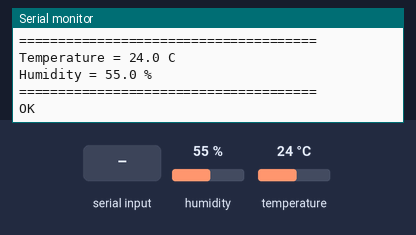
This sketch was run on a simulated Arduino Uno, built with avr-gcc and run on an emulated ATmega328P. Parts: the last lines printed to the serial monitor. Inputs (shaded band) come from the test bench; at power-on: humidity 55 %, temperature 24 °C. The modem accepts every AT command (registered, SIM ready, sends succeed) and sends nothing else.

Above: at 3.5 s.
3.6 s: "ERROR" received over the second serial link
At 4.8 s:
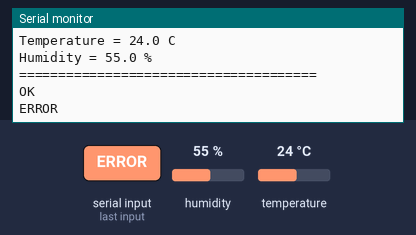
5.1 s: "FAIL" received over the second serial link
At 6.2 s:
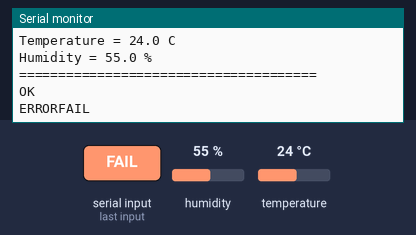
8.1 s: "STATUS:2" received over the second serial link
At 8.15 s:
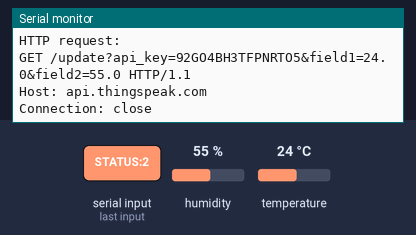
9.6 s: "STATUS:3" received over the second serial link
At 10.8 s:
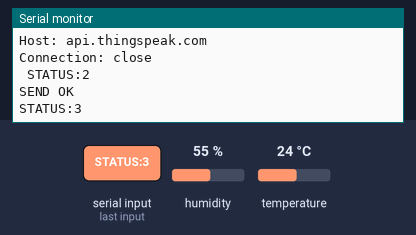
11.1 s: "200 OK" received over the second serial link
At 12.0 s:
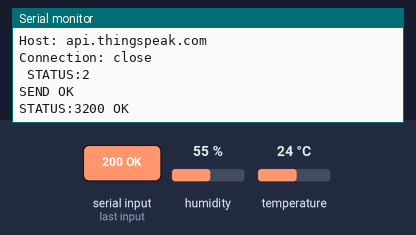

The sketch:

iotexp8.ino
```cpp
// Experiment No  8: To interface a DHT11/DHT22 temperature and humidity sensor with an Arduino UNO and ESP8266 Wi-Fi module and upload the sensor data to the ThingSpeak cloud platform for real-time monitoring
// DHT22 Temperature and Humidity:

// ThingSpeak | maazshaikh@eng.rizvi.edu.in
// Channel Name: DHT22 Temperature and Humidity
// Channel ID: 3545156
// Author: mwa0000042963098
// Access: Private
// Write API Key: 92GO4BH3TFPNRTO5
// Read API Key: 13ARI7ZVW3C599PW

#include <SoftwareSerial.h>
#include <DHT.h>

// =====================================================
// DHT11 SETTINGS
// =====================================================

#define DHT_PIN 2
#define DHT_TYPE DHT11

DHT dht(DHT_PIN, DHT_TYPE);

// =====================================================
// ESP8266 SERIAL
// =====================================================
//
// Arduino UNO:
// D10 = RX -> receives ESP8266 TX
// D11 = TX -> sends to ESP8266 RX
//
// IMPORTANT:
// D11 -> VOLTAGE DIVIDER -> ESP8266 RX
// =====================================================

#define ESP_RX 10
#define ESP_TX 11

SoftwareSerial espSerial(ESP_RX, ESP_TX);

// =====================================================
// WIFI SETTINGS
// =====================================================

const char* WIFI_SSID = "RCOE-202";
const char* WIFI_PASSWORD = "rcoe1234";

// =====================================================
// THINGSPEAK SETTINGS
// =====================================================

const char* THINGSPEAK_API_KEY = "92GO4BH3TFPNRTO5";
const char* THINGSPEAK_HOST = "api.thingspeak.com";

// =====================================================
// UPDATE INTERVAL
// =====================================================

const unsigned long UPDATE_INTERVAL = 20000;

unsigned long previousMillis = 0;

// =====================================================
// FUNCTION: Clear ESP8266 serial buffer
// =====================================================

void clearESPBuffer()
{
  while (espSerial.available())
  {
    espSerial.read();
  }
}

// =====================================================
// FUNCTION: Send AT command
// =====================================================

bool sendATCommand(
  String command,
  String expected,
  unsigned long timeout
)
{
  clearESPBuffer();

  Serial.print(">> ");
  Serial.println(command);

  espSerial.println(command);

  unsigned long startTime = millis();

  String response = "";

  while (millis() - startTime < timeout)
  {
    while (espSerial.available())
    {
      char c = espSerial.read();

      response += c;

      Serial.write(c);

      if (response.indexOf(expected) >= 0)
      {
        Serial.println();
        return true;
      }

      if (response.indexOf("ERROR") >= 0)
      {
        Serial.println();
        return false;
      }

      if (response.indexOf("FAIL") >= 0)
      {
        Serial.println();
        return false;
      }
    }
  }

  Serial.println();
  Serial.println("TIMEOUT");

  return false;
}

// =====================================================
// FUNCTION: Initialize ESP8266
// =====================================================

bool initializeESP8266()
{
  Serial.println();
  Serial.println("================================");
  Serial.println("Initializing ESP8266-12E");
  Serial.println("================================");

  // Test communication
  if (!sendATCommand("AT", "OK", 3000))
  {
    Serial.println("ESP8266 did not respond.");
    return false;
  }

  // Disable command echo
  sendATCommand("ATE0", "OK", 3000);

  // Set Wi-Fi station mode
  if (!sendATCommand("AT+CWMODE=1", "OK", 5000))
  {
    Serial.println("Could not set station mode.");
    return false;
  }

  Serial.println("ESP8266 initialized.");

  return true;
}

// =====================================================
// FUNCTION: Connect ESP8266 to Wi-Fi
// =====================================================

bool connectWiFi()
{
  Serial.println();
  Serial.println("================================");
  Serial.println("Connecting to Wi-Fi");
  Serial.println("================================");

  String command =
    "AT+CWJAP=\"" +
    String(WIFI_SSID) +
    "\",\"" +
    String(WIFI_PASSWORD) +
    "\"";

  if (sendATCommand(command, "OK", 30000))
  {
    Serial.println();
    Serial.println("Wi-Fi connected!");

    return true;
  }

  Serial.println();
  Serial.println("Wi-Fi connection failed.");

  return false;
}

// =====================================================
// FUNCTION: Check Wi-Fi status
// =====================================================

bool checkWiFi()
{
  clearESPBuffer();

  espSerial.println("AT+CIPSTATUS");

  unsigned long startTime = millis();

  String response = "";

  while (millis() - startTime < 5000)
  {
    while (espSerial.available())
    {
      char c = espSerial.read();

      response += c;

      Serial.write(c);
    }
  }

  Serial.println();

  // STATUS:2 = got IP
  // STATUS:3 = connected
  if (response.indexOf("STATUS:2") >= 0 ||
      response.indexOf("STATUS:3") >= 0)
  {
    return true;
  }

  return false;
}

// =====================================================
// FUNCTION: Send sensor data to ThingSpeak
// =====================================================

bool sendToThingSpeak(
  float temperature,
  float humidity
)
{
  Serial.println();
  Serial.println("================================");
  Serial.println("Sending data to ThingSpeak");
  Serial.println("================================");

  // ---------------------------------------------------
  // Start TCP connection
  // ---------------------------------------------------

  String tcpCommand =
    "AT+CIPSTART=\"TCP\",\"" +
    String(THINGSPEAK_HOST) +
    "\",80";

  if (!sendATCommand(tcpCommand, "OK", 10000))
  {
    Serial.println("TCP connection failed.");

    sendATCommand(
      "AT+CIPCLOSE",
      "OK",
      3000
    );

    return false;
  }

  // ---------------------------------------------------
  // Create HTTP GET request
  // ---------------------------------------------------

  String request =
    "GET /update?api_key=" +
    String(THINGSPEAK_API_KEY) +
    "&field1=" +
    String(temperature, 1) +
    "&field2=" +
    String(humidity, 1) +
    " HTTP/1.1\r\n"
    "Host: api.thingspeak.com\r\n"
    "Connection: close\r\n"
    "\r\n";

  // ---------------------------------------------------
  // Tell ESP8266 number of bytes
  // ---------------------------------------------------

  String sendCommand =
    "AT+CIPSEND=" +
    String(request.length());

  if (!sendATCommand(
    sendCommand,
    ">",
    5000
  ))
  {
    Serial.println("CIPSEND failed.");

    sendATCommand(
      "AT+CIPCLOSE",
      "OK",
      3000
    );

    return false;
  }

  // ---------------------------------------------------
  // Send HTTP request
  // ---------------------------------------------------

  Serial.println("HTTP request:");
  Serial.println(request);

  espSerial.print(request);

  // ---------------------------------------------------
  // Read ThingSpeak response
  // ---------------------------------------------------

  unsigned long startTime = millis();

  String response = "";

  while (millis() - startTime < 10000)
  {
    while (espSerial.available())
    {
      char c = espSerial.read();

      response += c;

      Serial.write(c);
    }
  }

  Serial.println();
  Serial.println("--------------------------------");
  Serial.println("ThingSpeak server response:");
  Serial.println(response);
  Serial.println("--------------------------------");

  // ---------------------------------------------------
  // Close TCP connection
  // ---------------------------------------------------

  sendATCommand(
    "AT+CIPCLOSE",
    "OK",
    3000
  );

  // ---------------------------------------------------
  // Check ThingSpeak response
  // ---------------------------------------------------

  if (response.indexOf("\r\n0\r\n") >= 0)
  {
    Serial.println("ThingSpeak update FAILED.");
    return false;
  }

  if (response.indexOf("200 OK") >= 0)
  {
    Serial.println("ThingSpeak update successful!");
    return true;
  }

  // ThingSpeak may return an entry number.
  if (response.indexOf("\r\n1\r\n") >= 0)
  {
    Serial.println("ThingSpeak update successful!");
    return true;
  }

  Serial.println("Server response received.");

  return true;
}

// =====================================================
// SETUP
// =====================================================

void setup()
{
  // Arduino USB Serial
  Serial.begin(9600);

  // ESP8266 Serial
  espSerial.begin(9600);

  // Start DHT11
  dht.begin();

  Serial.println();
  Serial.println("======================================");
  Serial.println(" DHT11 + Arduino UNO + ESP8266-12E");
  Serial.println(" ThingSpeak IoT Temperature Monitor");
  Serial.println("======================================");

  delay(2000);

  // ---------------------------------------------------
  // Initialize ESP8266
  // ---------------------------------------------------

  if (!initializeESP8266())
  {
    Serial.println();
    Serial.println("ERROR:");
    Serial.println("ESP8266 initialization failed.");
    Serial.println("Check wiring and power.");
  }

  // ---------------------------------------------------
  // Connect Wi-Fi
  // ---------------------------------------------------

  if (!connectWiFi())
  {
    Serial.println();
    Serial.println("WARNING:");
    Serial.println("Wi-Fi connection failed.");
  }
}

// =====================================================
// LOOP
// =====================================================

void loop()
{
  unsigned long currentMillis = millis();

  // ---------------------------------------------------
  // Read sensor every 20 seconds
  // ---------------------------------------------------

  if (
    currentMillis - previousMillis >= UPDATE_INTERVAL ||
    previousMillis == 0
  )
  {
    previousMillis = currentMillis;

    // ================================================
    // Read DHT11
    // ================================================

    float humidity = dht.readHumidity();
    float temperature = dht.readTemperature();

    // ================================================
    // Check DHT11
    // ================================================

    if (
      isnan(humidity) ||
      isnan(temperature)
    )
    {
      Serial.println();
      Serial.println("ERROR: DHT11 reading failed.");

      Serial.println("Check:");

      Serial.println("1. DHT11 + -> Arduino 5V");
      Serial.println("2. DHT11 OUT -> Arduino D2");
      Serial.println("3. DHT11 - -> Arduino GND");

      return;
    }

    // ================================================
    // Display sensor values
    // ================================================

    Serial.println();
    Serial.println("======================================");

    Serial.print("Temperature = ");
    Serial.print(temperature, 1);
    Serial.println(" C");

    Serial.print("Humidity = ");
    Serial.print(humidity, 1);
    Serial.println(" %");

    Serial.println("======================================");

    // ================================================
    // Check Wi-Fi
    // ================================================

    if (!checkWiFi())
    {
      Serial.println("Wi-Fi connection lost.");

      Serial.println("Reconnecting...");

      if (!connectWiFi())
      {
        Serial.println("Wi-Fi reconnection failed.");
        return;
      }
    }

    // ================================================
    // Upload to ThingSpeak
    // ================================================

    sendToThingSpeak(
      temperature,
      humidity
    );
  }
}

/*
Expected Output:
======================================
 DHT11 + Arduino UNO + ESP8266-12E
 ThingSpeak IoT Temperature Monitor
======================================

================================
Initializing ESP8266-12E
================================
>> AT
OK
ESP8266 initialized.

================================
Connecting to Wi-Fi
================================
>> AT+CWJAP="RCOE-202","rcoe1234"
WIFI CONNECTED
WIFI GOT IP
OK
Wi-Fi connected!

======================================
Temperature = 28.0 C
Humidity = 60.0 %
======================================

================================
Sending data to ThingSpeak
================================
ThingSpeak update successful!

-----------------------------------------------------
Hardware Required:
- Arduino UNO
- ESP8266 Wi-Fi Module (ESP-01 / ESP-12E)
- DHT11 or DHT22 Temperature and Humidity Sensor
- Resistors for Voltage Divider (on Arduino D11 TX -> ESP8266 RX)
- Breadboard
- Jumper Wires
- USB Cable
- 3.3 V Power Supply (for ESP8266)

Software Required:
- Arduino IDE
- ThingSpeak Account
- DHT Sensor Library
- SoftwareSerial Library

Circuit Connections:
1) DHT11/DHT22 to Arduino UNO:
Sensor Pin      Arduino UNO
---------------------------
VCC             5 V
GND             GND
DATA            Digital Pin D2

2) ESP8266 to Arduino UNO:
ESP8266 Pin     Arduino UNO
--------------------------------------------------
VCC / 3.3V      3.3 V
GND             GND
TX              D10 (RX)
RX              D11 (TX) (Use voltage divider)
CH_PD / EN      3.3 V

ThingSpeak Fields:
- Field 1: Temperature
- Field 2: Humidity

Procedure:
1. Create a channel on the ThingSpeak platform (DHT22 Temperature and Humidity, Channel ID: 3545156).
2. Enable two fields: Field 1 (Temperature) and Field 2 (Humidity).
3. Copy the Write API Key (92GO4BH3TFPNRTO5).
4. Connect the DHT sensor (D2) and ESP8266 (TX->D10, RX->D11 via voltage divider) to the Arduino UNO.
5. Install the required libraries (DHT sensor library) in the Arduino IDE.
6. Enter the Wi-Fi SSID, password, and ThingSpeak Write API Key in the program.
7. Compile and upload the program to the Arduino UNO.
8. Open the Serial Monitor (9600 baud) to verify the ESP8266 connection and AT command responses.
9. Log in to ThingSpeak and observe the real-time graphs of temperature and humidity (updated every 20 seconds).
*/
```

Measured:
- after the input at 3.6 s, the serial monitor: prints a new line at once (image 1)
- after the input at 5.1 s, the serial monitor: prints a new line at once (image 2)
- after the input at 9.6 s, the serial monitor: prints a new line at once (image 4)
- after the input at 11.1 s, the serial monitor: prints a new line at once (image 5)
